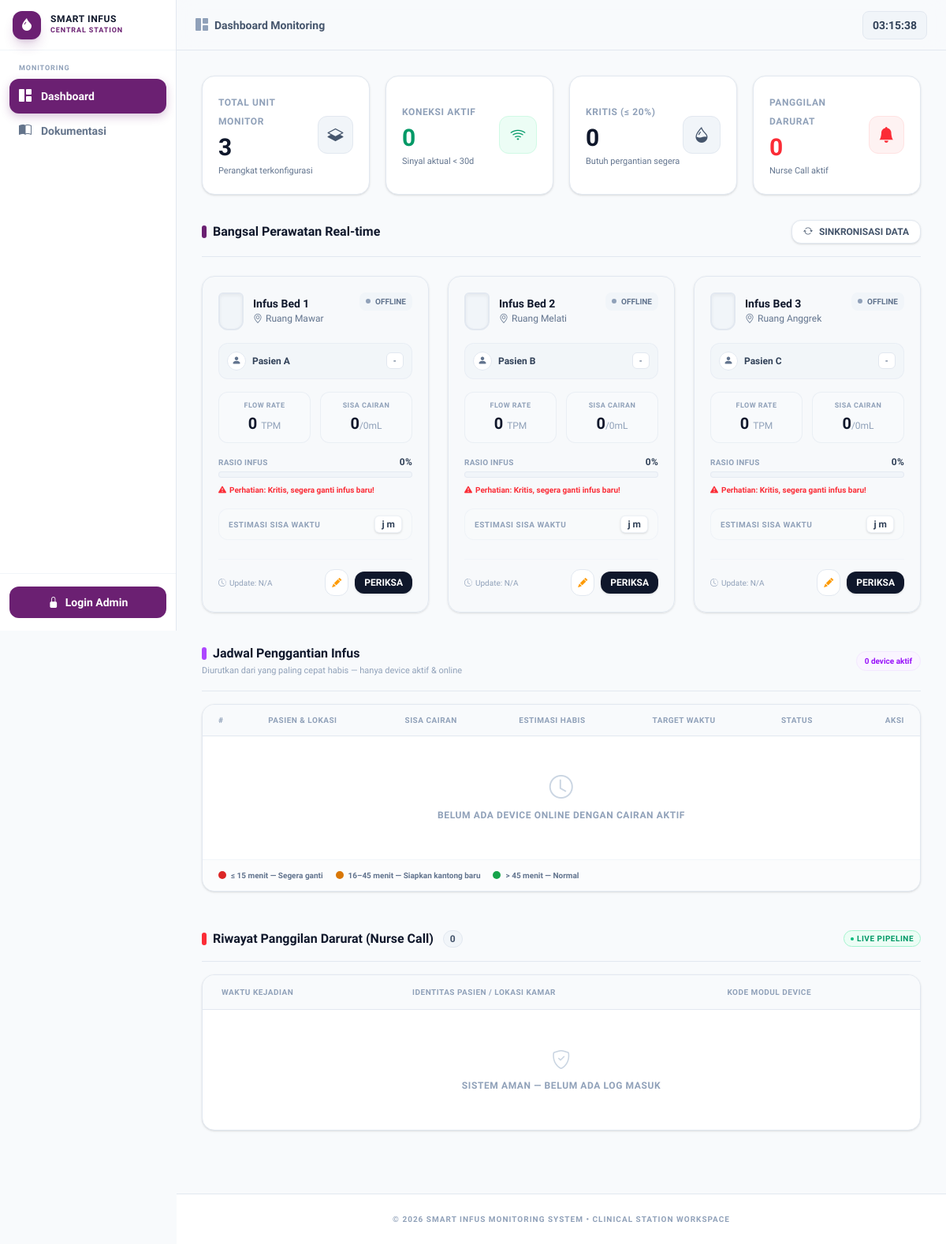
The page / on the database its author committed.
### tables this page shows
CREATE TABLE IF NOT EXISTS `devices` (
  `id`           INT(11)      NOT NULL AUTO_INCREMENT,
  `device_id`    VARCHAR(50)  NOT NULL UNIQUE,
  `nama`         VARCHAR(100) NOT NULL DEFAULT 'Infus',
  `lokasi`       VARCHAR(100) NOT NULL DEFAULT '-',
  `pasien`       VARCHAR(100) NOT NULL DEFAULT '-',
  `no_suster`    VARCHAR(20)  NOT NULL DEFAULT '',
  `no_keluarga`  VARCHAR(20)  NOT NULL DEFAULT '',
  `aktif`        TINYINT(1)   NOT NULL DEFAULT 1,
  `created_at`   TIMESTAMP    NOT NULL DEFAULT CURRENT_TIMESTAMP,
  PRIMARY KEY (`id`)
);

### index.php (the view, shortened to what the rows shown need)
<?php
$db = getDB();
$stmt = $db->query("
    SELECT
        d.id, d.device_id, d.nama, d.lokasi, d.pasien,
        i.tpm, i.volume_sisa, i.volume_awal, i.persen,
        i.estimasi_jam, i.estimasi_mnt, i.total_tetes,
        i.nurse_call, i.mode, i.created_at AS last_update
    FROM devices d
    LEFT JOIN infus_data i
        ON i.id = (
            SELECT id FROM infus_data
            WHERE device_id = d.device_id
            ORDER BY created_at DESC LIMIT 1
        )
    WHERE d.aktif = 1
    ORDER BY d.id ASC
");
$devices = $stmt->fetchAll();
$logStmt = $db->query("
    SELECT n.*, d.nama, d.lokasi, d.pasien
    FROM nurse_call_log n
    LEFT JOIN devices d ON d.device_id = n.device_id
    ORDER BY n.created_at DESC
    LIMIT 20
");
$nurseLogs = $logStmt->fetchAll();
?>
<!DOCTYPE html>
<html lang="id">
<head>
  <link rel="stylesheet" href="assets/css/style.css" />
  <link rel="stylesheet" href="https://cdn.jsdelivr.net/npm/bootstrap-icons@1.11.3/font/bootstrap-icons.min.css" />
</head>
<body class="bg-slate-50 text-slate-800 min-h-screen flex flex-col selection:bg-primary/10 selection:text-primary">
  <main class="max-w-7xl mx-auto w-full px-4 sm:px-6 lg:px-8 py-8 flex-1">
    <div class="flex flex-col sm:flex-row sm:items-center sm:justify-between border-b border-slate-200 pb-4 mb-6 gap-3">
      <div>
        <h2 class="text-base font-bold text-slate-900 flex items-center gap-2">
          <span class="w-1.5 h-4 bg-primary rounded-full inline-block"></span>
          Bangsal Perawatan Real-time
        </h2>
      </div>
    </div>
    <div class="grid grid-cols-1 md:grid-cols-2 lg:grid-cols-3 gap-6">
      <?php foreach ($devices as $dev):
        $persen      = $dev['persen'] ?? 0;
        $isOnline    = $dev['last_update'] && (strtotime($dev['last_update']) >= time() - 30);
        $isNurse     = (bool)$dev['nurse_call'] && $isOnline;
        if (!$isOnline) {
          $statusColor = 'border-slate-200 bg-slate-50/50';
        } elseif ($isNurse) {
          $statusColor = 'border-red-500 ring-4 ring-red-500/10 bg-red-50/30';
          $barColor    = 'bg-red-500';
          $liquidColor = 'bg-red-400';
        } elseif ($persen > 30) {
          $statusColor = 'border-cyan-200 hover:border-cyan-300 bg-cyan-50/10';
          $barColor    = 'bg-cyan-500';
          $liquidColor = 'bg-cyan-400';
        } elseif ($persen > 20) {
          $statusColor = 'border-amber-200 hover:border-amber-300 bg-amber-50/10';
          $barColor    = 'bg-amber-500';
          $liquidColor = 'bg-amber-400';
        } else {
          $statusColor = 'border-red-400 ring-4 ring-red-500/5 bg-red-50/20';
          $barColor    = 'bg-red-500';
          $liquidColor = 'bg-red-400';
        }
      ?>
        <div id="card-<?= htmlspecialchars($dev['device_id']) ?>"
          data-pasien="<?= htmlspecialchars($dev['pasien']) ?>"
          data-lokasi="<?= htmlspecialchars($dev['lokasi']) ?>"
          data-last-created-at="<?= htmlspecialchars($dev['last_update'] ?? '') ?>"
          class="border rounded-2xl p-5 relative overflow-hidden shadow-sm flex flex-col justify-between transition-all <?= $statusColor ?>">
          <div>
            <div class="flex items-start justify-between gap-2 mb-4">
              <div class="flex items-center gap-3">
                <div class="w-8 h-12 bg-slate-100 border-2 border-slate-200 rounded-t-md rounded-b-xl relative overflow-hidden shrink-0 shadow-inner">
                  <div data-role="bottle-liquid"
                    style="position:absolute; bottom:0; left:0; right:0; width:100%; height:<?= $persen ?>%; background:<?= !$isOnline ? '#94a3b8' : ($isNurse ? '#ef4444' : ($persen > 30 ? '#06b6d4' : ($persen > 20 ? '#f59e0b' : '#ef4444'))) ?>; transition:height 1s ease-in-out;">
                    <div style="width:100%; height:4px; background:rgba(255,255,255,0.2); position:absolute; top:0;"></div>
                  </div>
                </div>
                <div>
                  <h3 class="text-sm font-bold text-slate-900 leading-tight"><?= htmlspecialchars($dev['nama']) ?></h3>
                  <p class="text-xs text-slate-500 flex items-center gap-1 mt-0.5">
                    <i class="bi bi-geo-alt"></i><?= htmlspecialchars($dev['lokasi']) ?>
                  </p>
                </div>
              </div>
              <div class="flex flex-col items-end gap-1.5">
                <span data-role="online-badge" class="inline-flex items-center px-2 py-1 rounded-lg text-[10px] font-black <?= $isOnline ? 'bg-emerald-100 text-emerald-700' : 'bg-slate-100 text-slate-500' ?>">
                  <span class="w-1.5 h-1.5 rounded-full mr-1.5 <?= $isOnline ? 'bg-emerald-500 animate-pulse' : 'bg-slate-400' ?>"></span><?= $isOnline ? 'ONLINE' : 'OFFLINE' ?>
                </span>
              </div>
            </div>
            <div class="bg-slate-100/80 border border-slate-200/60 rounded-xl p-2.5 mb-4 flex items-center justify-between">
              <div class="flex items-center gap-2 truncate">
                <div class="w-6 h-6 bg-white border border-slate-200 rounded-full flex items-center justify-center shrink-0 text-slate-500">
                  <i class="bi bi-person-fill text-xs"></i>
                </div>
                <span class="text-xs font-bold text-slate-700 truncate"><?= htmlspecialchars($dev['pasien']) ?></span>
              </div>
              <span data-role="mode-badge" class="text-[10px] font-extrabold bg-white px-2 py-0.5 rounded-md border border-slate-200 text-slate-500 uppercase tracking-wide"><?= htmlspecialchars($dev['mode'] ?? '-') ?></span>
            </div>
            <div class="grid grid-cols-2 gap-3 mb-4">
              <div class="bg-slate-50 border border-slate-200/60 rounded-xl p-2.5 text-center">
                <span class="text-[9px] font-bold text-slate-400 tracking-wider uppercase block">Flow Rate</span>
                <div class="text-xl font-black text-slate-900 mt-0.5">
                  <span data-role="tpm-value"><?= number_format($dev['tpm'] ?? 0) ?></span>
                  <span class="text-xs font-medium text-slate-400">TPM</span>
                </div>
              </div>
              <div class="bg-slate-50 border border-slate-200/60 rounded-xl p-2.5 text-center">
                <span class="text-[9px] font-bold text-slate-400 tracking-wider uppercase block">Sisa Cairan</span>
                <div class="text-xl font-black text-slate-900 mt-0.5">
                  <span data-role="volume-display"><?= number_format($dev['volume_sisa'] ?? 0) ?></span><span class="text-xs font-medium text-slate-400">/<?= number_format($dev['volume_awal'] ?? 0) ?>mL</span>
                </div>
              </div>
            </div>
            <div class="mb-4">
              <div class="flex items-center justify-between text-[10px] font-bold text-slate-400 uppercase tracking-wide mb-1">
                <span>Rasio Infus</span>
                <span data-role="persen-text" class="text-slate-700 font-extrabold text-xs"><?= number_format($persen, 0) ?>%</span>
              </div>
              <div class="w-full h-2 bg-slate-100 border border-slate-200/80 rounded-full overflow-hidden">
              </div>
              <div data-role="low-warning" class="mt-2 text-[10px] font-bold text-red-500 flex items-center gap-1 <?= $persen <= 20 ? '' : 'hidden' ?>">
                <i class="bi bi-exclamation-triangle-fill"></i> Perhatian: Kritis, segera ganti infus baru!
              </div>
            </div>
            <div class="bg-slate-50/60 border border-slate-200/40 rounded-xl px-3 py-2 flex items-center justify-between mb-4">
              <span class="text-[10px] font-bold text-slate-400 uppercase tracking-wider">Estimasi Sisa Waktu</span>
              <span data-role="estimasi-value" class="text-xs font-extrabold text-slate-700 bg-white px-2 py-0.5 rounded-md border border-slate-200/60 shadow-sm tabular-nums">
                <?= $dev['estimasi_jam'] ?>j <?= $dev['estimasi_mnt'] ?>m
              </span>
            </div>
          </div>
          <div class="flex items-center justify-between pt-3 border-t border-slate-100 mt-2">
            <span data-role="last-update" class="text-[10px] font-medium text-slate-400 flex items-center gap-1">
              <i class="bi bi-clock-history"></i> Update: <?= $dev['last_update'] ? date('H:i:s', strtotime($dev['last_update'])) : 'N/A' ?>
            </span>
            <div class="flex items-center gap-2">
              <a href="devices.php?edit=<?= urlencode($dev['device_id']) ?>" class="p-2 bg-white border border-slate-200 hover:border-amber-300 rounded-xl text-amber-500 hover:bg-amber-50 active:scale-90 transition-all text-xs" title="Edit Device">
                <i class="bi bi-pencil-fill"></i>
              </a>
              <a href="detail.php?id=<?= urlencode($dev['device_id']) ?>" class="px-3 py-1.5 bg-slate-900 hover:bg-slate-800 text-white rounded-xl text-xs font-bold shadow-sm active:scale-95 transition-all">
                PERIKSA
              </a>
            </div>
          </div>
        </div>
      <?php endforeach; ?>
    </div>
    <div class="mt-10">
      <div class="flex items-center justify-between border-b border-slate-200 pb-4 mb-4">
        <div>
          <h2 class="text-base font-bold text-slate-900 flex items-center gap-2">
            <span class="w-1.5 h-4 bg-purple-500 rounded-full inline-block"></span>
            Jadwal Penggantian Infus
          </h2>
        </div>
      </div>
      <div class="bg-white border border-slate-200 rounded-2xl shadow-sm overflow-hidden">
        <div class="overflow-x-auto">
          <table class="w-full text-left border-collapse">
            <thead>
              <tr class="bg-slate-50 border-b border-slate-200 text-[10px] font-bold text-slate-400 tracking-wider uppercase">
                <th class="py-3 px-5">#</th>
                <th class="py-3 px-5">Pasien &amp; Lokasi</th>
                <th class="py-3 px-5">Sisa Cairan</th>
                <th class="py-3 px-5">Estimasi Habis</th>
                <th class="py-3 px-5">Target Waktu</th>
                <th class="py-3 px-5">Status</th>
                <th class="py-3 px-5 text-right">Aksi</th>
              </tr>
            </thead>
          </table>
        </div>
      </div>
    </div>
    <div class="mt-12">
      <div class="flex items-center justify-between border-b border-slate-200 pb-4 mb-4">
        <h2 class="text-base font-bold text-slate-900 flex items-center gap-2">
          <span class="w-1.5 h-4 bg-red-500 rounded-full inline-block"></span>
          Riwayat Panggilan Darurat (Nurse Call)
          <span id="nurse-log-count" class="text-xs bg-slate-100 border border-slate-200 text-slate-600 px-2 py-0.5 rounded-full font-bold ml-1"><?= count($nurseLogs) ?></span>
        </h2>
      </div>
      <div class="bg-white border border-slate-200 rounded-2xl shadow-sm overflow-hidden">
        <div class="overflow-x-auto">
          <table class="w-full text-left border-collapse">
            <thead>
              <tr class="bg-slate-50 border-b border-slate-200 text-[10px] font-bold text-slate-400 tracking-wider uppercase">
                <th class="py-3.5 px-6">Waktu Kejadian</th>
                <th class="py-3.5 px-6">Identitas Pasien / Lokasi Kamar</th>
                <th class="py-3.5 px-6">Kode Modul Device</th>
              </tr>
            </thead>
          </table>
        </div>
      </div>
    </div>
  </main>
</body>
</html>

### rows shown on the page
devices: nama "Infus Bed 1", lokasi "Ruang Mawar", pasien "Pasien A", mode "-", tpm "0", volume_sisa "0", volume_awal "0", persen "0"
devices: nama "Infus Bed 2", lokasi "Ruang Melati", pasien "Pasien B", mode "-", tpm "0", volume_sisa "0", volume_awal "0", persen "0"
devices: nama "Infus Bed 3", lokasi "Ruang Anggrek", pasien "Pasien C", mode "-", tpm "0", volume_sisa "0", volume_awal "0", persen "0"

### other values the page prints
$label "Dashboard"
$pageTitle['label'] "Dashboard Monitoring"
$totalDevices "3"
$onlineCount "0"
$lowVolumeCount "0"
$nurseCallCount "0"
count($onlineDevs) "0"
count($nurseLogs) "0"
